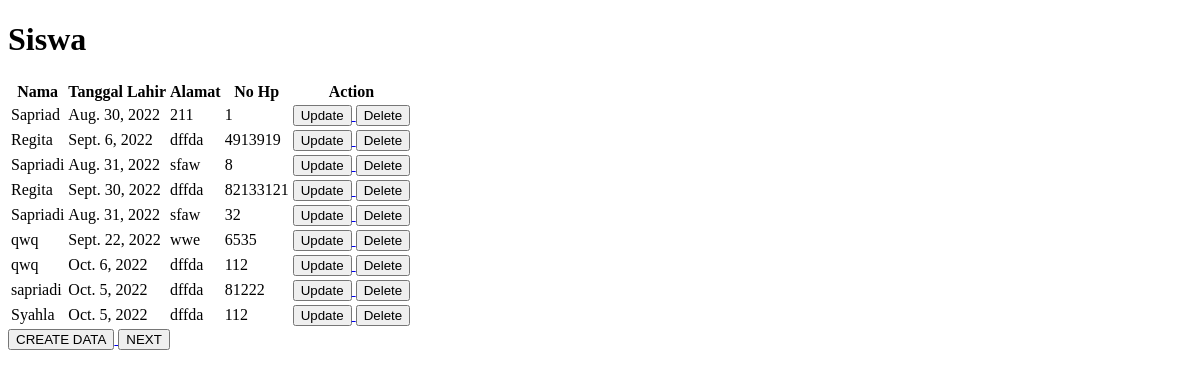
/siswa, run on an earlier commit of the app's database.
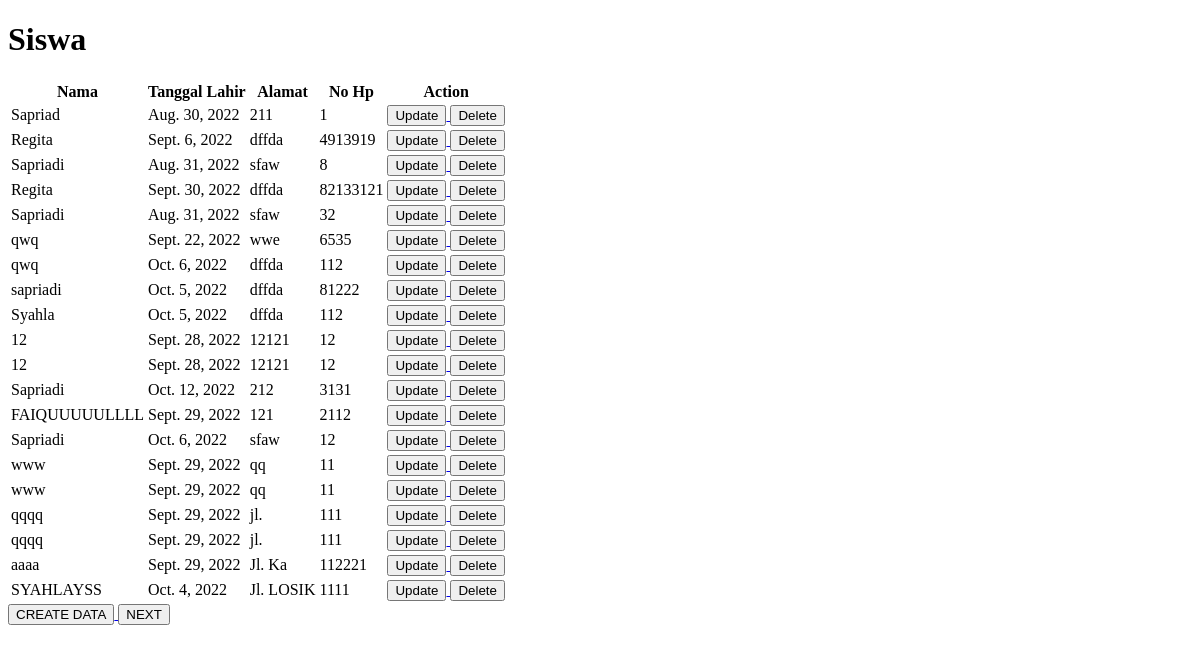
And on a later commit of the database.
### app/models.py (models this page shows, shortened)
class Siswa(models.Model):
    Id_Siswa = models.AutoField(primary_key=True)
    Nama_Siswa = models.CharField(max_length=50)
    Tanggal_Lahir = models.DateField()
    Alamat_Siswa = models.TextField(blank=True, null=True)
    Nomor_Telepon_Siswa = models.PositiveIntegerField()

### app/views.py (the view)
# urls.py: path('siswa', views.siswa,name='siswa'),
def siswa(request):
    allsiswaobj = models.Siswa.objects.all()
    return render(request, 'siswa.html', {
        'allsiswaobj' : allsiswaobj,
    })

### app/templates/siswa.html (shortened to what this page needs)
<!DOCTYPE html>
<html lang="en">
<head>
</head>
<body>
    <h1>Siswa</h1>
    <table>
        <tr>
            <th>Nama</th>
            <th>Tanggal Lahir</th>
            <th>Alamat</th>
            <th>No Hp</th>
            <th>Action</th>
        </tr>
        {% for item in allsiswaobj %}
        <tr>
            <td>{{ item.Nama_Siswa }}</td>
            <td>{{ item.Tanggal_Lahir }}</td>
            <td>{{ item.Alamat_Siswa }}</td>
            <td>{{ item.Nomor_Telepon_Siswa }}</td>
            <td>
                <a href="{%url 'updatesiswa' item.Id_Siswa %}">
                    <button>Update</button>
                </a>
                <a href="{%url 'deletesiswa' item.Id_Siswa %}">
                    <button>Delete</button>
                </a>
            </td>
        </tr>
        {% endfor %}
    </table>
    <a href="{% url 'createsiswa' %}">
        <button>
            CREATE DATA
        </button>
    </a>
    <tr>
        <td>
            <a href="{% url 'createregistrasi' %}">
                <button type="submit">NEXT</button>
            </a>
        </td>
    </tr>
</body>
</html>

What changed in the data, as far as the page shows it:
added Siswa: Nama_Siswa "12", Tanggal_Lahir "Sept. 28, 2022", Alamat_Siswa "12121", Nomor_Telepon_Siswa "12"
added Siswa: Nama_Siswa "12", Tanggal_Lahir "Sept. 28, 2022", Alamat_Siswa "12121", Nomor_Telepon_Siswa "12"
added Siswa: Nama_Siswa "Sapriadi", Tanggal_Lahir "Oct. 12, 2022", Alamat_Siswa "212", Nomor_Telepon_Siswa "3131"
added Siswa: Nama_Siswa "FAIQUUUUULLLL", Tanggal_Lahir "Sept. 29, 2022", Alamat_Siswa "121", Nomor_Telepon_Siswa "2112"
added Siswa: Nama_Siswa "Sapriadi", Tanggal_Lahir "Oct. 6, 2022", Alamat_Siswa "sfaw", Nomor_Telepon_Siswa "12"
added Siswa: Nama_Siswa "www", Tanggal_Lahir "Sept. 29, 2022", Alamat_Siswa "qq", Nomor_Telepon_Siswa "11"
added Siswa: Nama_Siswa "www", Tanggal_Lahir "Sept. 29, 2022", Alamat_Siswa "qq", Nomor_Telepon_Siswa "11"
added Siswa: Nama_Siswa "qqqq", Tanggal_Lahir "Sept. 29, 2022", Alamat_Siswa "jl.", Nomor_Telepon_Siswa "111"
added Siswa: Nama_Siswa "qqqq", Tanggal_Lahir "Sept. 29, 2022", Alamat_Siswa "jl.", Nomor_Telepon_Siswa "111"
added Siswa: Nama_Siswa "aaaa", Tanggal_Lahir "Sept. 29, 2022", Alamat_Siswa "Jl. Ka", Nomor_Telepon_Siswa "112221"
added Siswa: Nama_Siswa "SYAHLAYSS", Tanggal_Lahir "Oct. 4, 2022", Alamat_Siswa "Jl. LOSIK", Nomor_Telepon_Siswa "1111"
